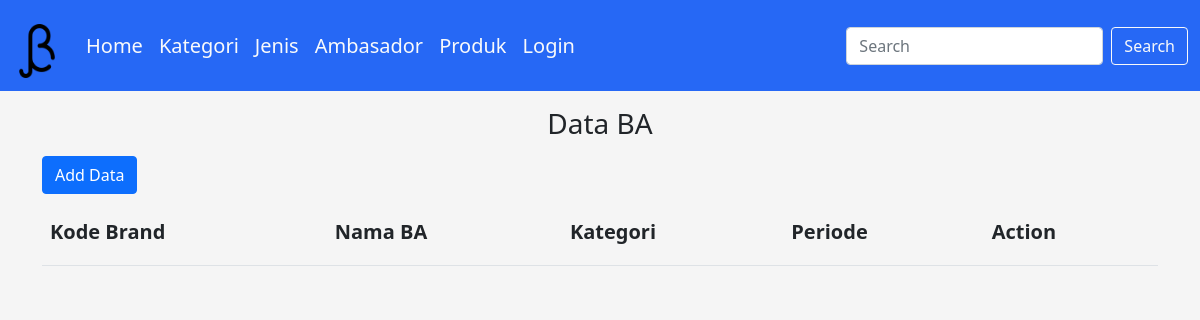
Before: /brand/ with the older database file.
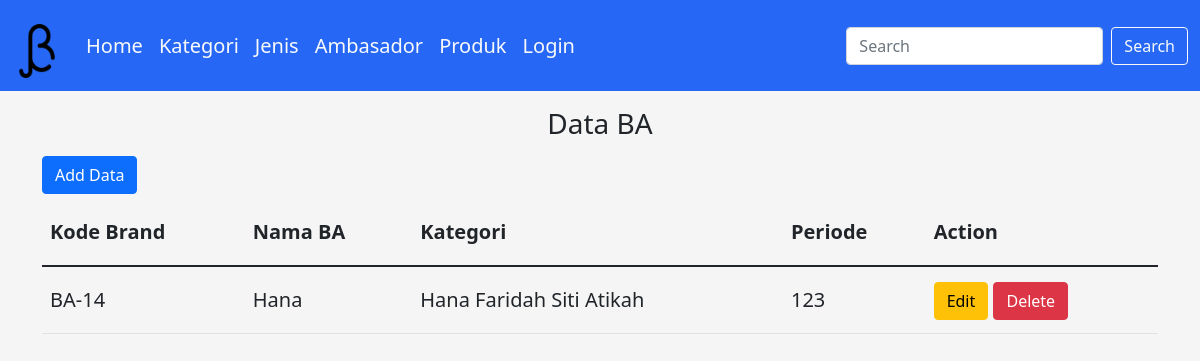
After: the same page with the newer database file.
### dashboard/models.py (models this page shows, shortened)
class Brand(models.Model):
    kodebrand=models.CharField(max_length=8)
    namaba=models.CharField(max_length=50)
    jenis_id = models.ForeignKey(Jenis, on_delete=models.CASCADE, null=True)
    periode=models.IntegerField()
    timestamp=models.DateTimeField(auto_now_add=True)

class Jenis(models.Model):
    nama=models.CharField(max_length=50)
    ket = models.CharField(max_length=50)

### dashboard/views.py (the view)
# urls.py: path('brand/', Brand_View, name='view_brand'),
def Brand_View(request):
    brands = Brand.objects.all()
    title = "Data Brand"
    konteks = {
        'brands': brands,
        'titlenya': title,
    }
    return render(request, 'tampil_brand.html', konteks)

### templates/tampil_brand.html (shortened to what this page needs)
{% extends 'base.html' %}
{% load static %}
{% block konten %}
<h3 class="text-center">Data BA</h3>
<div class="container">
    <a href="/addbrand" class="btn btn-primary">Add Data</a>
    <table class="table table-bordered-sm">
        <thead>
            <tr>
                <th>Kode Brand</th>
                <th>Nama BA</th>
                <th>Kategori</th>
                <th>Periode</th>
                <th>Action</th>
            </tr>
        </thead>
        <tbody>
            {% for Brand in brands %}
            <tr>
                <td>{{ Brand.kodebrand }}</td>
                <td>{{ Brand.namaba }}</td>
                <td>{{ Brand.jenis_id.nama }}</td>
                <td>{{ Brand.periode }}</td>
                <td>
                    <a href="{% url 'ubah_brand' Brand.id %}" type="button" class="btn btn-warning">
                        Edit
                    </a>
                    <button type="button" class="btn btn-danger" data-bs-toggle="modal"
                        data-bs-target="#delete-{{ Brand.id }}">
                        Delete
                    </button>
                </td>
            </tr>
            {% endfor %}
        </tbody>
    </table>
</div>
{% endblock %}

Changed rows visible on the page:
added Brand: kodebrand "BA-14", namaba "Hana", jenis_id.nama "Hana Faridah Siti Atikah", periode "123"
